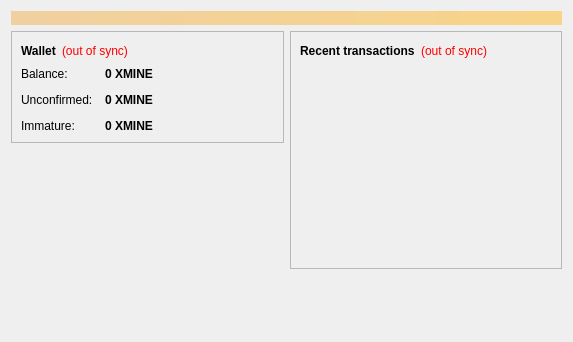
<?xml version="1.0" encoding="UTF-8"?>
<ui version="4.0">
 <class>OverviewPage</class>
 <widget class="QWidget" name="OverviewPage">
  <property name="geometry">
   <rect>
    <x>0</x>
    <y>0</y>
    <width>573</width>
    <height>342</height>
   </rect>
  </property>
  <property name="windowTitle">
   <string>Form</string>
  </property>
  <layout class="QVBoxLayout" name="topLayout">
   <item>
    <widget class="QLabel" name="labelAlerts">
     <property name="visible">
      <bool>false</bool>
     </property>
     <property name="styleSheet">
      <string notr="true">background-color: qlineargradient(x1: 0, y1: 0, x2: 1, y2: 0, stop:0 #F0D0A0, stop:1 #F8D488); color:#000000;</string>
     </property>
     <property name="wordWrap">
      <bool>true</bool>
     </property>
     <property name="margin">
      <number>3</number>
     </property>
    </widget>
   </item>
   <item>
    <layout class="QHBoxLayout" name="horizontalLayout" stretch="1,1">
     <item>
      <layout class="QVBoxLayout" name="verticalLayout_2">
       <item>
        <widget class="QFrame" name="frame">
         <property name="frameShape">
          <enum>QFrame::StyledPanel</enum>
         </property>
         <property name="frameShadow">
          <enum>QFrame::Raised</enum>
         </property>
         <layout class="QVBoxLayout" name="verticalLayout_4">
          <item>
           <layout class="QHBoxLayout" name="horizontalLayout_4">
            <item>
             <widget class="QLabel" name="label_5">
              <property name="font">
               <font>
                <weight>75</weight>
                <bold>true</bold>
               </font>
              </property>
              <property name="text">
               <string>Wallet</string>
              </property>
             </widget>
            </item>
            <item>
             <widget class="QLabel" name="labelWalletStatus">
              <property name="toolTip">
               <string>The displayed information may be out of date. Your wallet automatically synchronizes with the MineCoin network after a connection is established, but this process has not completed yet.</string>
              </property>
              <property name="styleSheet">
               <string notr="true">QLabel { color: red; }</string>
              </property>
              <property name="text">
               <string notr="true">(out of sync)</string>
              </property>
              <property name="alignment">
               <set>Qt::AlignLeading|Qt::AlignLeft|Qt::AlignVCenter</set>
              </property>
             </widget>
            </item>
            <item>
             <spacer name="horizontalSpacer_2">
              <property name="orientation">
               <enum>Qt::Horizontal</enum>
              </property>
              <property name="sizeHint" stdset="0">
               <size>
                <width>40</width>
                <height>20</height>
               </size>
              </property>
             </spacer>
            </item>
           </layout>
          </item>
          <item>
           <layout class="QFormLayout" name="formLayout_2">
            <property name="fieldGrowthPolicy">
             <enum>QFormLayout::AllNonFixedFieldsGrow</enum>
            </property>
            <property name="horizontalSpacing">
             <number>12</number>
            </property>
            <property name="verticalSpacing">
             <number>12</number>
            </property>
            <item row="0" column="0">
             <widget class="QLabel" name="label">
              <property name="text">
               <string>Balance:</string>
              </property>
             </widget>
            </item>
            <item row="0" column="1">
             <widget class="QLabel" name="labelBalance">
              <property name="font">
               <font>
                <weight>75</weight>
                <bold>true</bold>
               </font>
              </property>
              <property name="cursor">
               <cursorShape>IBeamCursor</cursorShape>
              </property>
              <property name="toolTip">
               <string>Your current balance</string>
              </property>
              <property name="text">
               <string notr="true">0 XMINE</string>
              </property>
              <property name="textInteractionFlags">
               <set>Qt::LinksAccessibleByMouse|Qt::TextSelectableByKeyboard|Qt::TextSelectableByMouse</set>
              </property>
             </widget>
            </item>
            <item row="1" column="0">
             <widget class="QLabel" name="label_3">
              <property name="text">
               <string>Unconfirmed:</string>
              </property>
             </widget>
            </item>
            <item row="1" column="1">
             <widget class="QLabel" name="labelUnconfirmed">
              <property name="font">
               <font>
                <weight>75</weight>
                <bold>true</bold>
               </font>
              </property>
              <property name="cursor">
               <cursorShape>IBeamCursor</cursorShape>
              </property>
              <property name="toolTip">
               <string>Total of transactions that have yet to be confirmed, and do not yet count toward the current balance</string>
              </property>
              <property name="text">
               <string notr="true">0 XMINE</string>
              </property>
              <property name="textInteractionFlags">
               <set>Qt::LinksAccessibleByMouse|Qt::TextSelectableByKeyboard|Qt::TextSelectableByMouse</set>
              </property>
             </widget>
            </item>
            <item row="2" column="0">
             <widget class="QLabel" name="labelImmatureText">
              <property name="text">
               <string>Immature:</string>
              </property>
             </widget>
            </item>
            <item row="2" column="1">
             <widget class="QLabel" name="labelImmature">
              <property name="font">
               <font>
                <weight>75</weight>
                <bold>true</bold>
               </font>
              </property>
              <property name="toolTip">
               <string>Mined balance that has not yet matured</string>
              </property>
              <property name="text">
               <string notr="true">0 XMINE</string>
              </property>
              <property name="textInteractionFlags">
               <set>Qt::LinksAccessibleByMouse|Qt::TextSelectableByKeyboard|Qt::TextSelectableByMouse</set>
              </property>
             </widget>
            </item>
           </layout>
          </item>
         </layout>
        </widget>
       </item>
       <item>
        <spacer name="verticalSpacer">
         <property name="orientation">
          <enum>Qt::Vertical</enum>
         </property>
         <property name="sizeHint" stdset="0">
          <size>
           <width>20</width>
           <height>40</height>
          </size>
         </property>
        </spacer>
       </item>
      </layout>
     </item>
     <item>
      <layout class="QVBoxLayout" name="verticalLayout_3">
       <item>
        <widget class="QFrame" name="frame_2">
         <property name="frameShape">
          <enum>QFrame::StyledPanel</enum>
         </property>
         <property name="frameShadow">
          <enum>QFrame::Raised</enum>
         </property>
         <layout class="QVBoxLayout" name="verticalLayout">
          <item>
           <layout class="QHBoxLayout" name="horizontalLayout_2">
            <item>
             <widget class="QLabel" name="label_4">
              <property name="text">
               <string>&lt;b&gt;Recent transactions&lt;/b&gt;</string>
              </property>
             </widget>
            </item>
            <item>
             <widget class="QLabel" name="labelTransactionsStatus">
              <property name="toolTip">
               <string>The displayed information may be out of date. Your wallet automatically synchronizes with the MineCoin network after a connection is established, but this process has not completed yet.</string>
              </property>
              <property name="styleSheet">
               <string notr="true">QLabel { color: red; }</string>
              </property>
              <property name="text">
               <string notr="true">(out of sync)</string>
              </property>
              <property name="alignment">
               <set>Qt::AlignRight|Qt::AlignTrailing|Qt::AlignVCenter</set>
              </property>
             </widget>
            </item>
            <item>
             <spacer name="horizontalSpacer">
              <property name="orientation">
               <enum>Qt::Horizontal</enum>
              </property>
              <property name="sizeHint" stdset="0">
               <size>
                <width>40</width>
                <height>20</height>
               </size>
              </property>
             </spacer>
            </item>
           </layout>
          </item>
          <item>
           <widget class="QListView" name="listTransactions">
            <property name="styleSheet">
             <string notr="true">QListView { background: transparent; }</string>
            </property>
            <property name="frameShape">
             <enum>QFrame::NoFrame</enum>
            </property>
            <property name="verticalScrollBarPolicy">
             <enum>Qt::ScrollBarAlwaysOff</enum>
            </property>
            <property name="horizontalScrollBarPolicy">
             <enum>Qt::ScrollBarAlwaysOff</enum>
            </property>
            <property name="selectionMode">
             <enum>QAbstractItemView::NoSelection</enum>
            </property>
           </widget>
          </item>
         </layout>
        </widget>
       </item>
       <item>
        <spacer name="verticalSpacer_2">
         <property name="orientation">
          <enum>Qt::Vertical</enum>
         </property>
         <property name="sizeHint" stdset="0">
          <size>
           <width>20</width>
           <height>40</height>
          </size>
         </property>
        </spacer>
       </item>
      </layout>
     </item>
    </layout>
   </item>
  </layout>
 </widget>
 <resources/>
 <connections/>
</ui>
